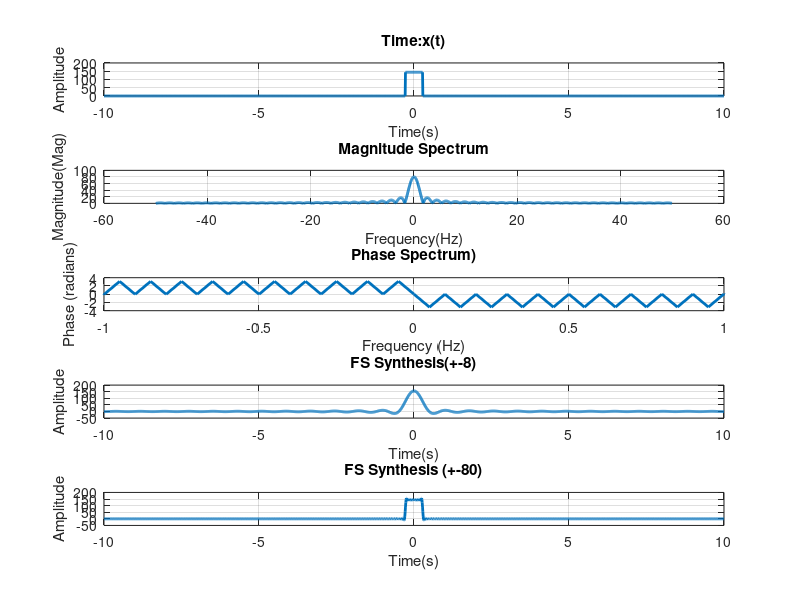

The MATLAB source for this figure:
clc; clear; close all;
ID_NO = '2024A3PS0378P';
A = ID_NO(12) - 48 + 4;
W = ID_NO(11) - 48 + 3;
X = ID_NO(12) - 48 + 10;
t = linspace(-10, 10, 2000);  % <-- You must define t
dt = t(2) - t(1);
x_func = @(t) A*(abs(t) < W/2);
x1 = x_func(t);
x2 = x_func(X*t);
x = x1.*x2;
%%
subplot(5, 1, 1);
plot(t, x, 'LineWidth', 2)
grid on
title('Time:x(t)')
xlabel('Time(s)')
ylabel('Amplitude')
Xf = fftshift(fft(x))*dt;
N = numel(t);
f = (-N/2:N/2-1) * (1/(dt*N));
omega = 2*pi*f;
subplot(5,1,2)
plot(f, abs(Xf), 'LineWidth', 2)
grid on
title('Magnitude Spectrum')
xlabel('Frequency(Hz)')
ylabel('Magnitude(Mag)')
subplot(5,1,3)
plot(f, angle(Xf), 'LineWidth', 2);
grid on
title('Phase Spectrum)')
xlabel('Frequency (Hz)')
ylabel('Phase (radians)')
xlim([-1 1])
omega_c = 8;   % cutoff in rad/s (CHANGE THIS AS YOU LIKE)
LP_filter = abs(omega) < omega_c;  % rectangular LPF window
Xf_LP = Xf .* LP_filter;           % apply low-pass filter
x_rec = ifft(ifftshift(Xf_LP))/dt;
subplot(5, 1, 4)
plot(t, x_rec, 'LineWidth', 2)
grid on
title('FS Synthesis(+-8)')
xlabel('Time(s)')
ylabel('Amplitude')
omega_c2 = 80;
LP_filter2 = abs(omega) < omega_c2;
Xf_LP2= Xf.*LP_filter2;
x_rec2 = ifft(ifftshift(Xf_LP2))/dt;
subplot(5, 1, 5)
plot(t, x_rec2, 'LineWidth', 2)
grid on
title('FS Synthesis (+-80)')
xlabel('Time(s)')
ylabel('Amplitude')
